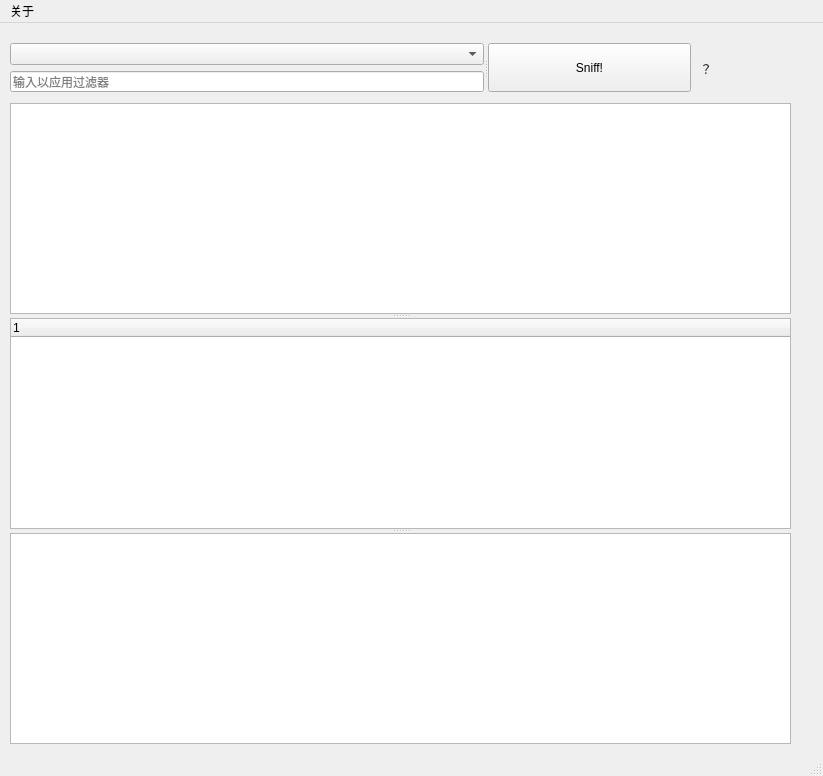
<?xml version="1.0" encoding="UTF-8"?>
<ui version="4.0">
 <class>MainWindow</class>
 <widget class="QMainWindow" name="MainWindow">
  <property name="geometry">
   <rect>
    <x>0</x>
    <y>0</y>
    <width>823</width>
    <height>776</height>
   </rect>
  </property>
  <property name="windowTitle">
   <string>MainWindow</string>
  </property>
  <widget class="QWidget" name="centralwidget">
   <widget class="QSplitter" name="splitter">
    <property name="geometry">
     <rect>
      <x>10</x>
      <y>20</y>
      <width>681</width>
      <height>49</height>
     </rect>
    </property>
    <property name="orientation">
     <enum>Qt::Horizontal</enum>
    </property>
    <widget class="QWidget" name="verticalLayoutWidget">
     <layout class="QVBoxLayout" name="verticalLayout">
      <item>
       <widget class="QComboBox" name="comboBox">
        <property name="placeholderText">
         <string>请选择需要抓包的网络适配器</string>
        </property>
       </widget>
      </item>
      <item>
       <widget class="QLineEdit" name="lineEdit">
        <property name="placeholderText">
         <string>输入以应用过滤器</string>
        </property>
       </widget>
      </item>
     </layout>
    </widget>
    <widget class="QPushButton" name="pushButton">
     <property name="text">
      <string>Sniff!</string>
     </property>
    </widget>
   </widget>
   <widget class="QSplitter" name="splitter_2">
    <property name="geometry">
     <rect>
      <x>10</x>
      <y>80</y>
      <width>781</width>
      <height>641</height>
     </rect>
    </property>
    <property name="orientation">
     <enum>Qt::Vertical</enum>
    </property>
    <widget class="QTableWidget" name="tableWidget"/>
    <widget class="QTreeWidget" name="treeWidget">
     <column>
      <property name="text">
       <string notr="true">1</string>
      </property>
     </column>
    </widget>
    <widget class="QTextBrowser" name="textBrowser"/>
   </widget>
   <widget class="QLabel" name="label">
    <property name="geometry">
     <rect>
      <x>700</x>
      <y>20</y>
      <width>51</width>
      <height>51</height>
     </rect>
    </property>
    <property name="text">
     <string>？</string>
    </property>
   </widget>
   <widget class="QLabel" name="namelabel">
    <property name="geometry">
     <rect>
      <x>760</x>
      <y>30</y>
      <width>54</width>
      <height>16</height>
     </rect>
    </property>
    <property name="text">
     <string/>
    </property>
   </widget>
  </widget>
  <widget class="QMenuBar" name="menubar">
   <property name="geometry">
    <rect>
     <x>0</x>
     <y>0</y>
     <width>823</width>
     <height>22</height>
    </rect>
   </property>
   <widget class="QMenu" name="menu_2">
    <property name="title">
     <string>关于</string>
    </property>
    <addaction name="actionabout"/>
   </widget>
   <addaction name="menu_2"/>
  </widget>
  <widget class="QStatusBar" name="statusbar">
   <property name="statusTip">
    <string/>
   </property>
  </widget>
  <action name="actionexit">
   <property name="text">
    <string>exit</string>
   </property>
  </action>
  <action name="actionabout">
   <property name="text">
    <string>about</string>
   </property>
  </action>
 </widget>
 <resources/>
 <connections/>
</ui>
